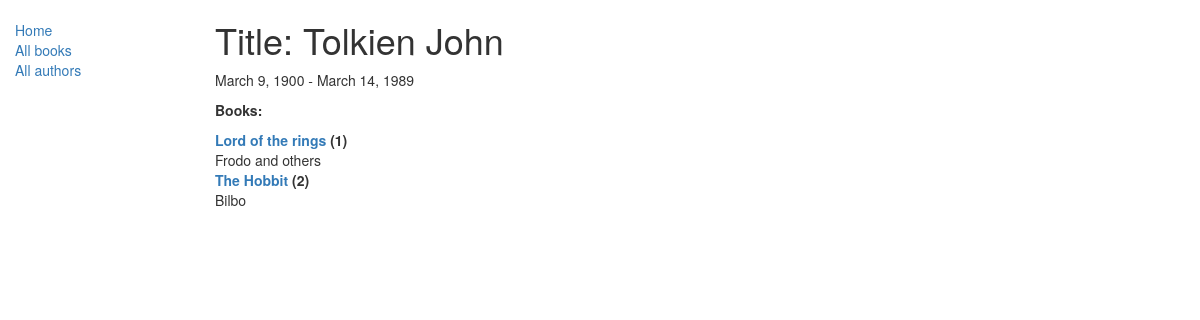
The app's page /catalog/author/1 with its own data.
### catalog/models.py (models this page shows, shortened)
class Author(models.Model):
    first_name = models.CharField(max_length=100)
    last_name = models.CharField(max_length=100)
    date_of_birth = models.DateField(null=True, blank=True)
    date_of_death = models.DateField('Died', null=True, blank=True)
    class Meta:
        ordering = ['last_name']

class Book(models.Model):
    title = models.CharField(max_length=200)
    author = models.ForeignKey('Author', on_delete=models.SET_NULL, null=True)
    summary = models.TextField(max_length=1000, help_text="Enter a brief description of the book")
    isbn = models.CharField('ISBN',max_length=13, help_text='13 Character <a href="https://www.isbn-international.org/content/what-isbn">ISBN number</a>')
    genre = models.ManyToManyField(Genre, help_text="Select a genre for this book")
    language = models.ManyToManyField(Language, help_text="Select a language for this book")
    def __str__(self):
        return self.title
    def display_genre(self):
        """
        Creates a string for the Genre. This is required to display genre in Admin.
        """
        return ', '.join([ genre.name for genre in self.genre.all()[:3] ])
    display_genre.short_description = 'Genre'

### catalog/views.py (the view)
# urls.py: re_path(r'^author/(?P<pk>\d+)$', views.AuthorDetailView.as_view(), name='author-detail'),
class AuthorDetailView(generic.DetailView):
    model = Author

### catalog/templates/catalog/author_detail.html
{% extends "base_generic.html" %}
{% block content %}
  <h1>Title: {{ author.last_name }} {{ author.first_name }}</h1>
  <p>{{author.date_of_birth}} - {% if author.date_of_death %}{{author.date_of_death}}{% endif %}</p>
  <p><strong>Books:</strong></p>
  <dl>
    {% for book in author.book_set.all %}
      <dt><a href="{% url 'book-detail' book.pk %}">{{book}}</a> ({{book.bookinstance_set.all.count}})</dt>
      <dd>{{book.summary}}</dd>
    {% endfor %}
    </dl>
{% endblock %}

### records on screen
Author: last_name "Tolkien", first_name "John", date_of_birth "March 9, 1900", date_of_death "March 14, 1989"
Book: title "Lord of the rings", bookinstance_set.all.count "1", summary "Frodo and others"
Book: title "The Hobbit", bookinstance_set.all.count "2", summary "Bilbo"
